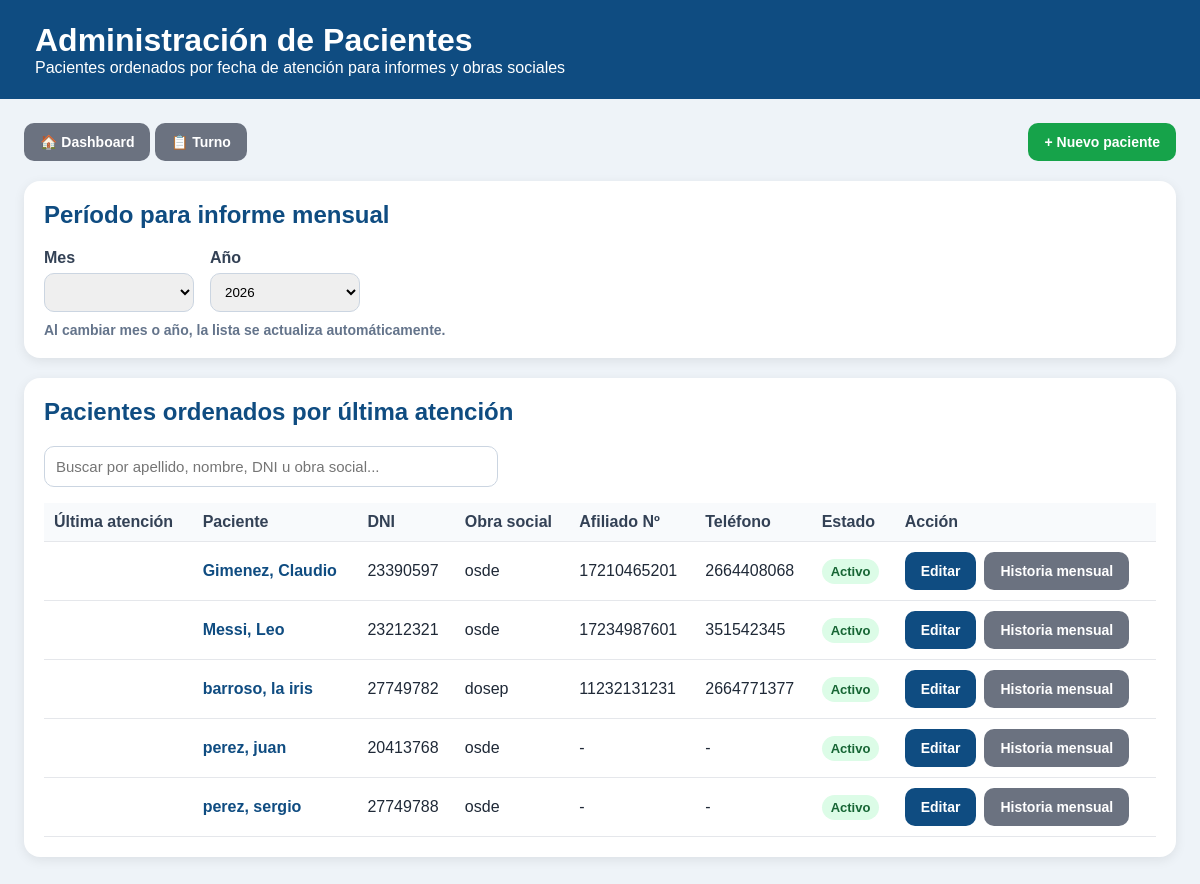
Page /pacientes/ (signed in) on the committed database.
### pacientes/models.py (models this page shows, shortened)
class Paciente(models.Model):
    nombre = models.CharField(max_length=100)
    apellido = models.CharField(max_length=100)
    dni = models.CharField(
        max_length=20,
        unique=True
    )
    fecha_nacimiento = models.DateField(
        null=True,
        blank=True
    )
    telefono = models.CharField(
        max_length=30,
        blank=True
    )
    direccion = models.CharField(
        max_length=200,
        blank=True
    )
    obra_social = models.CharField(
        max_length=100,
        blank=True
    )
    numero_afiliado = models.CharField(
        max_length=100,
        blank=True
    )
    fecha_ingreso_dialisis = models.DateField(
        null=True,
        blank=True
    )
    etiologia = models.TextField(
        blank=True
    )
    diagnostico = models.TextField(
        blank=True
    )
    acceso_vascular = models.CharField(
        max_length=100,
        blank=True
    )
    medico_tratante = models.CharField(
        max_length=100,
        blank=True
    )
    activo = models.BooleanField(
        default=True
    )
    observaciones = models.TextField(
        blank=True
    )
    creado_en = models.DateTimeField(
        auto_now_add=True
    )
    class Meta:
        ordering = ["apellido", "nombre"]

### pacientes/views.py (the view)
# urls.py: path("", views.lista_pacientes, name="lista_pacientes"),
@login_required
def lista_pacientes(request):
    pacientes = (
        Paciente.objects
        .all()
        .order_by("apellido", "nombre")
    )
    print("PACIENTES EN VISTA:", pacientes.count())
    return render(
        request,
        "pacientes/lista_pacientes.html",
        {
            "pacientes": pacientes,
            "es_administracion": usuario_en_grupo(
                request.user,
                "Administracion"
            ),
            "es_superadmin": request.user.is_superuser,
        }
    )

### pacientes/views.py (called while the page is built)
def usuario_en_grupo(user, nombre_grupo):
    return user.groups.filter(name=nombre_grupo).exists()

### admin_pacientes_orden_atencion/pacientes/templates/pacientes/lista_pacientes.html (shortened to what this page needs)
<!DOCTYPE html>
<html lang="es">
<head>
</head>
<body>
<div class="header">
    <h1>Administración de Pacientes</h1>
    <div>Pacientes ordenados por fecha de atención para informes y obras sociales</div>
</div>
<div class="container">
    <div class="top-actions">
        <div>
            {% if not es_administracion or es_superadmin %}
                <a href="/dashboard/" class="btn btn-gray">🏠 Dashboard</a>
                <a href="/turno/" class="btn btn-gray">📋 Turno</a>
            {% endif %}
        </div>
        <a href="{% url 'nuevo_paciente' %}" class="btn btn-green">
            + Nuevo paciente
        </a>
    </div>
    <div class="panel">
        <h2>Período para informe mensual</h2>
        <form method="get" class="filtros-informe" id="formInforme">
            <div class="campo">
                <label>Mes</label>
                <select name="mes" onchange="actualizarInforme()">
                </select>
            </div>
            <div class="campo">
                <label>Año</label>
                <select name="anio" onchange="actualizarInforme()">
                    <option value="2026" {% if anio == 2026 %}selected{% endif %}>2026</option>
                </select>
            </div>
        </form>
        <div class="ayuda">
            Al cambiar mes o año, la lista se actualiza automáticamente.
        </div>
    </div>
    <div class="panel">
        <h2>Pacientes ordenados por última atención</h2>
        <input
            type="text"
            id="buscador"
            class="buscador"
            placeholder="Buscar por apellido, nombre, DNI u obra social..."
            onkeyup="filtrarPacientes()"
        >
        <div class="tabla-scroll">
            <table id="tablaPacientes">
                <thead>
                    <tr>
                        <th>Última atención</th>
                        <th>Paciente</th>
                        <th>DNI</th>
                        <th>Obra social</th>
                        <th>Afiliado Nº</th>
                        <th>Teléfono</th>
                        <th>Estado</th>
                        <th>Acción</th>
                    </tr>
                </thead>
                <tbody>
                    {% for p in pacientes %}
                    <tr>
                        <td>{{ p.fecha_ultima_atencion|date:"d/m/Y" }}</td>
                        <td>
                            <a href="{% url 'editar_paciente' p.id %}" class="paciente-link">
                                {{ p.apellido }}, {{ p.nombre }}
                            </a>
                        </td>
                        <td>{{ p.dni }}</td>
                        <td>{{ p.obra_social|default:"-" }}</td>
                        <td>{{ p.numero_afiliado|default:"-" }}</td>
                        <td>{{ p.telefono|default:"-" }}</td>
                        <td>
                            {% if p.activo %}
                                <span class="badge-activo">Activo</span>
                            {% else %}
                                <span class="badge-inactivo">Inactivo</span>
                            {% endif %}
                        </td>
                        <td>
                            <div class="acciones">
                                <a href="{% url 'editar_paciente' p.id %}" class="btn">
                                    Editar
                                </a>
                                <a href="{% url 'historial_mensual' p.id %}?mes={{ mes }}&anio={{ anio }}"
                                   class="btn btn-gray">
                                    Historia mensual
                                </a>
                            </div>
                        </td>
                    </tr>
                    {% empty %}
                    <tr>
                        <td colspan="8">
                            No hay pacientes atendidos en el período seleccionado.
                        </td>
                    </tr>
                    {% endfor %}
                </tbody>
            </table>
        </div>
    </div>
</div>
</body>
</html>

### admin_pacientes_orden_atencion/pacientes/templates/pacientes/lista_pacientes.html (style rules this page uses)
body { font-family: Arial, sans-serif; background: #eef3f8; margin: 0; color: #1f2937; }
.header { background: #0f4c81; color: white; padding: 22px 35px; }
.header h1 { margin: 0; }
.container { max-width: 1300px; margin: auto; padding: 24px; }
.top-actions { display: flex; justify-content: space-between; gap: 12px; align-items: center; flex-wrap: wrap; margin-bottom: 20px; }
.btn { background: #0f4c81; color: white; padding: 11px 16px; border-radius: 10px; text-decoration: none; font-weight: bold; display: inline-block; border: none; cursor: pointer; font-size: 14px; }
.btn-green { background: #16a34a; }
.btn-gray { background: #6b7280; }
.panel { background: white; border-radius: 16px; padding: 20px; box-shadow: 0 3px 12px rgba(0,0,0,0.08); margin-bottom: 20px; }
h2 { color: #0f4c81; margin-top: 0; }
.buscador { width: 100%; max-width: 430px; padding: 11px; border: 1px solid #cbd5e1; border-radius: 10px; font-size: 15px; margin-bottom: 16px; }
.filtros-informe { display: flex; gap: 16px; align-items: end; flex-wrap: wrap; }
.campo { display: flex; flex-direction: column; gap: 6px; }
.campo label { font-weight: bold; color: #334155; }
.campo select { padding: 10px; border-radius: 10px; border: 1px solid #cbd5e1; min-width: 150px; }
.ayuda { color: #64748b; margin-top: 10px; font-size: 14px; font-weight: bold; }
.tabla-scroll { overflow-x: auto; }
table { width: 100%; border-collapse: collapse; min-width: 980px; }
th { background: #f8fafc; color: #334155; text-align: left; padding: 10px; border-bottom: 1px solid #e5e7eb; }
td { padding: 10px; border-bottom: 1px solid #e5e7eb; vertical-align: middle; }
.paciente-link { color: #0f4c81; font-weight: bold; text-decoration: none; }
.badge-activo { background: #dcfce7; color: #166534; padding: 5px 9px; border-radius: 999px; font-weight: bold; font-size: 13px; }
.acciones { display: flex; gap: 8px; flex-wrap: wrap; }

### rows in the picture
Paciente: apellido "Gimenez", nombre "Claudio", dni "23390597", obra_social "osde", numero_afiliado "17210465201", telefono "2664408068", activo "Activo"
Paciente: apellido "Messi", nombre "Leo", dni "23212321", obra_social "osde", numero_afiliado "17234987601", telefono "351542345", activo "Activo"
Paciente: apellido "barroso", nombre "la iris", dni "27749782", obra_social "dosep", numero_afiliado "11232131231", telefono "2664771377", activo "Activo"
Paciente: apellido "perez", nombre "juan", dni "20413768", obra_social "osde", numero_afiliado "-", telefono "-", activo "Activo"
Paciente: apellido "perez", nombre "sergio", dni "27749788", obra_social "osde", numero_afiliado "-", telefono "-", activo "Activo"
